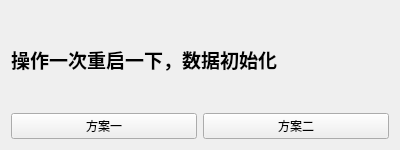
<?xml version="1.0" encoding="UTF-8"?>
<ui version="4.0">
 <class>Widget</class>
 <widget class="QWidget" name="Widget">
  <property name="geometry">
   <rect>
    <x>0</x>
    <y>0</y>
    <width>400</width>
    <height>150</height>
   </rect>
  </property>
  <property name="windowTitle">
   <string>多文件拷贝</string>
  </property>
  <layout class="QGridLayout" name="gridLayout">
   <item row="2" column="1">
    <widget class="QPushButton" name="pushButton_2">
     <property name="text">
      <string>方案二</string>
     </property>
    </widget>
   </item>
   <item row="2" column="0">
    <widget class="QPushButton" name="pushButton">
     <property name="text">
      <string>方案一</string>
     </property>
    </widget>
   </item>
   <item row="0" column="0" colspan="2">
    <widget class="QLabel" name="label">
     <property name="font">
      <font>
       <family>Arial</family>
       <pointsize>14</pointsize>
       <weight>75</weight>
       <bold>true</bold>
      </font>
     </property>
     <property name="text">
      <string>操作一次重启一下，数据初始化</string>
     </property>
    </widget>
   </item>
  </layout>
 </widget>
 <resources/>
 <connections/>
</ui>
